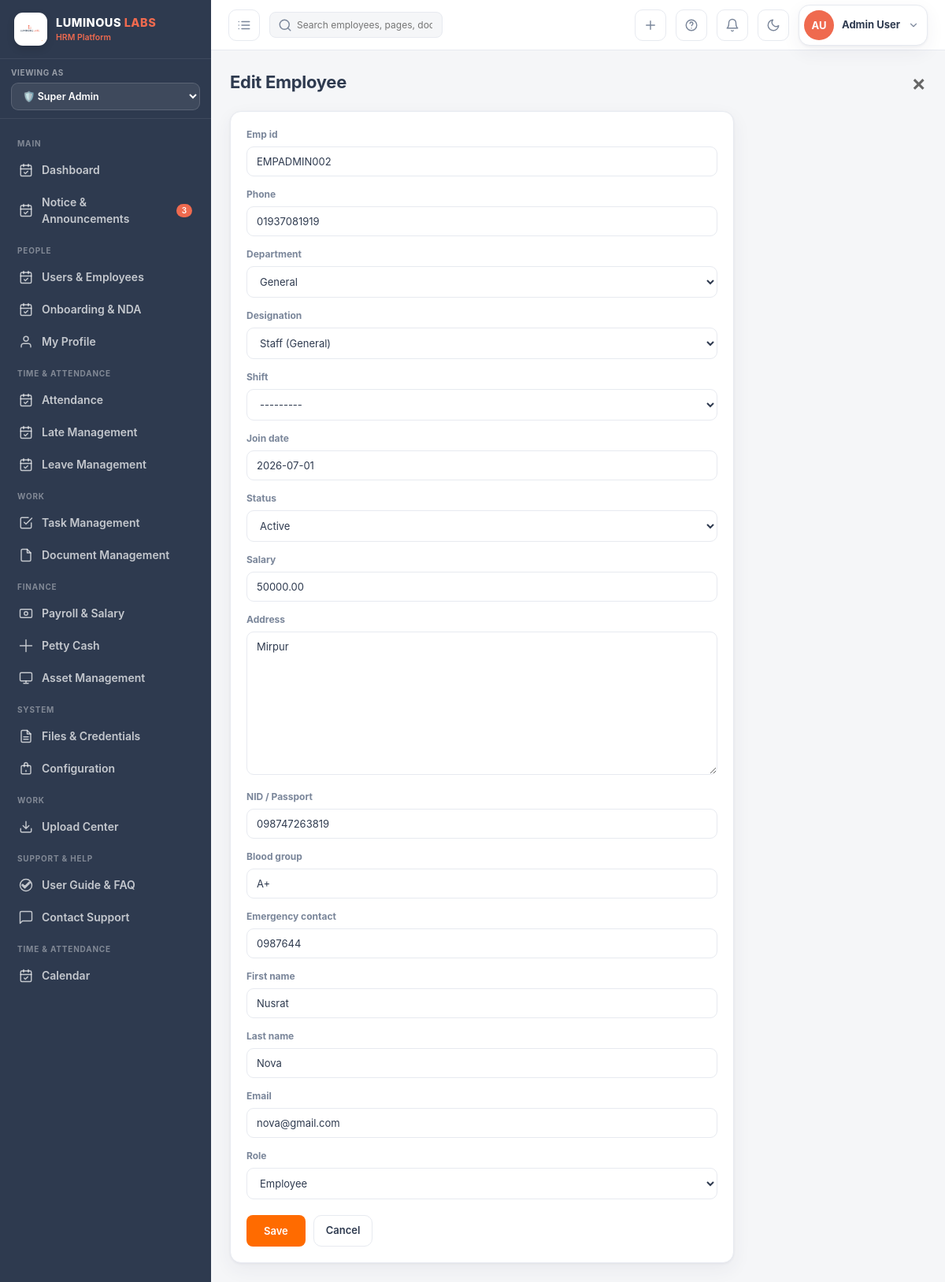
/employees/7/edit/ (signed in), run on an earlier commit of the app's database.
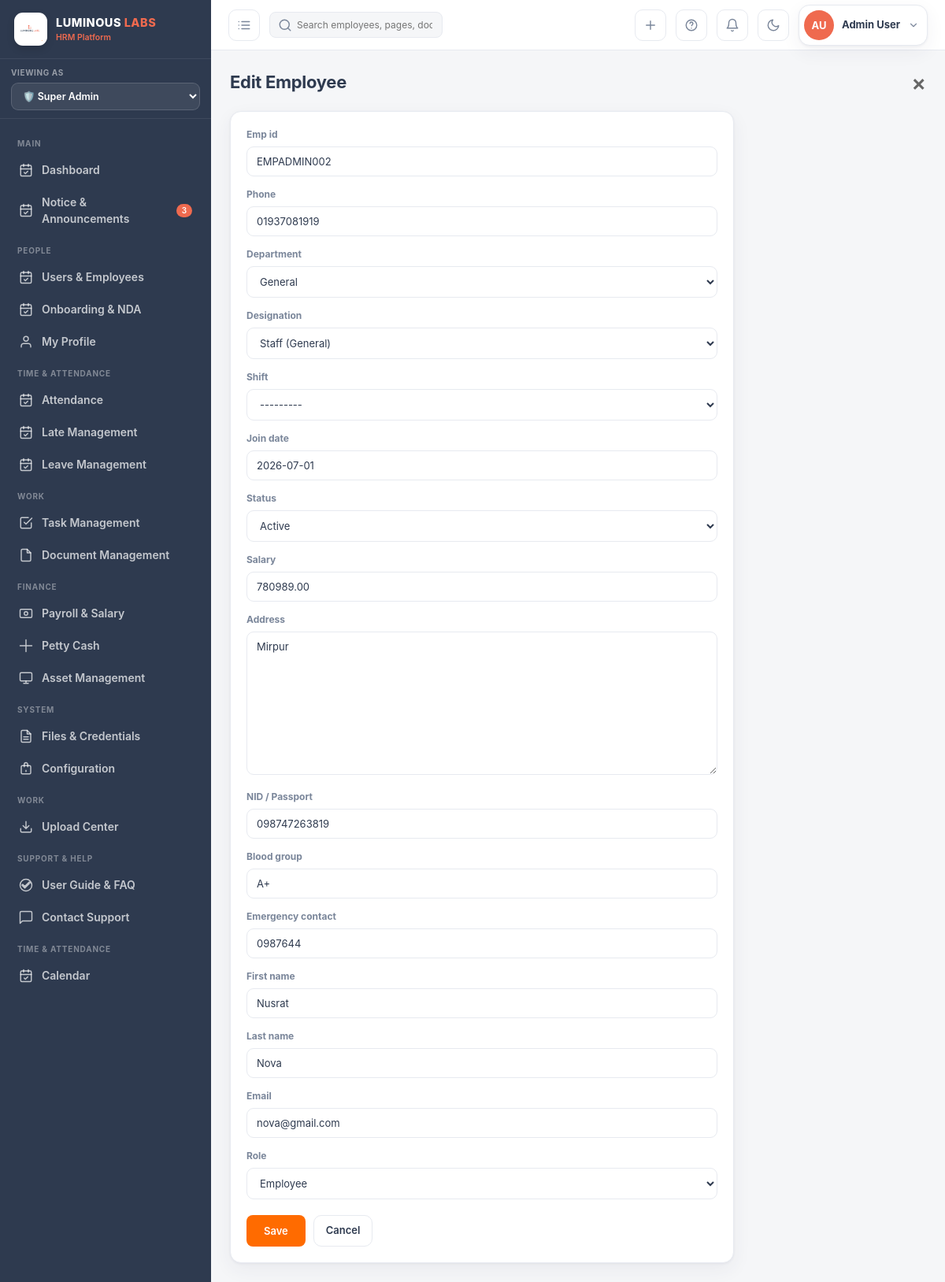
And on a later commit of the database.
### hrm_app/models.py (models this page shows, shortened)
class Employee(models.Model):
    STATUS_CHOICES = [
        ('Active',    'Active'),
        ('On Leave',  'On Leave'),
        ('Probation', 'Probation'),
        ('Inactive',  'Inactive'),
    ]
    user        = models.OneToOneField(User, on_delete=models.CASCADE, related_name='employee')
    emp_id      = models.CharField(max_length=20, unique=True)
    phone       = models.CharField(max_length=20, blank=True)
    department  = models.ForeignKey(Department, null=True, on_delete=models.SET_NULL)
    designation = models.ForeignKey(Designation, null=True, on_delete=models.SET_NULL)
    shift       = models.ForeignKey(Shift, null=True, blank=True, on_delete=models.SET_NULL)
    join_date   = models.DateField(default=timezone.now)
    status      = models.CharField(max_length=20, choices=STATUS_CHOICES, default='Active')
    salary      = models.DecimalField(max_digits=10, decimal_places=2, default=0)
    avatar_color = models.CharField(max_length=10, default='#ef6a4f')
    avatar_initials = models.CharField(max_length=4, blank=True)
    address     = models.TextField(blank=True)
    nid         = models.CharField(max_length=30, blank=True, verbose_name='NID / Passport')
    blood_group = models.CharField(max_length=5, blank=True)
    emergency_contact = models.CharField(max_length=100, blank=True)
    class Meta:
        ordering = ['emp_id']

### hrm_app/views.py (the view, shortened to what this page needs)
@admin_required
def user_edit(request, pk):
    if not has_permission(request.user, "users", "edit"):
        messages.error(request, "You don't have permission to edit user.")
        return redirect("user_list")
    emp  = get_object_or_404(Employee, pk=pk)
    form = EmployeeForm(request.POST or None, instance=emp)
    return render(request, 'hrm/form.html', _ctx(request, form=form, title='Edit Employee', back='user_list'))

### hrm_app/forms.py
class EmployeeForm(forms.ModelForm):
    first_name  = forms.CharField(max_length=100)
    last_name   = forms.CharField(max_length=100)
    email       = forms.EmailField()
    role        = forms.ChoiceField(choices=User.role.field.choices)
    class Meta:
        model  = Employee
        fields = ['emp_id', 'phone', 'department', 'designation', 'shift',
                  'join_date', 'status', 'salary', 'address',
                  'nid', 'blood_group', 'emergency_contact']
    def __init__(self, *args, **kwargs):
        instance = kwargs.get('instance')
        super().__init__(*args, **kwargs)
        if instance:
            self.fields['first_name'].initial = instance.user.first_name
            self.fields['last_name'].initial  = instance.user.last_name
            self.fields['email'].initial      = instance.user.email
            self.fields['role'].initial       = instance.user.role

### hrm_app/context_processors.py (called while the page is built, shortened)
def role_menu_permissions(request):
    allowed_menus = []
    if request.user.is_authenticated:
        if request.user.role == "super_admin":
          allowed_menus = []
    return {
        "allowed_menus": allowed_menus
    }

### hrm_app/models.py (called while the page is built)
    def __str__(self):
        return self.name

### hrm_app/templates/hrm/form.html (shortened to what this page needs)
{% extends 'hrm/base.html' %}
{% block content %}
<div class="page-head" style="
display:flex;
justify-content:space-between;
align-items:center;
">
<div>
    <h1>{{ title }}</h1>
</div>
<a href="{% url back %}"
style="
font-size:28px;
font-weight:600;
color:#666;
text-decoration:none;
line-height:1;
">
×
</a>
</div>
<div class="card pad" style="max-width:640px">
  <form method="post" enctype="multipart/form-data"{% if action_url %} action="{% url action_url %}"{% endif %}>
    {% for field in form %}
    <div class="field">
      <label>{{ field.label }}</label>
      {{ field }}
    </div>
    {% endfor %}
<div style="display:flex;gap:10px;margin-top:20px">
  <button
    type="submit"
    class="btn"
    style="
      background:#FF6B00;
      color:white;
      border:none;
      padding:10px 22px;
      border-radius:8px;
      font-weight:600;
    "
  >
    {% if title == 'Apply for Leave' %}
      Submit Request
    {% else %}
      Save
    {% endif %}
  </button>
  <a href="{% url back %}" class="btn ghost">
    Cancel
  </a>
</div>
  </form>
</div>
{% endblock %}

What changed in the data, as far as the page shows it:
changed Employee "EMPADMIN002": salary "50000.00" → "780989.00"
